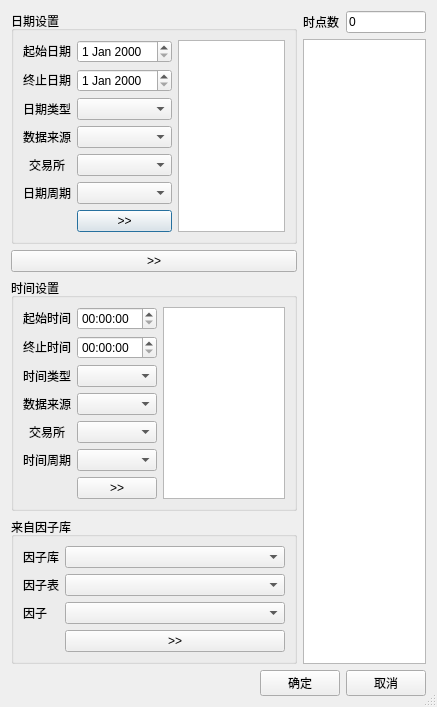
<?xml version="1.0" encoding="UTF-8"?>
<ui version="4.0">
 <class>Dialog</class>
 <widget class="QDialog" name="Dialog">
  <property name="geometry">
   <rect>
    <x>0</x>
    <y>0</y>
    <width>423</width>
    <height>643</height>
   </rect>
  </property>
  <property name="windowTitle">
   <string>Dialog</string>
  </property>
  <property name="sizeGripEnabled">
   <bool>true</bool>
  </property>
  <layout class="QGridLayout" name="gridLayout_8">
   <item row="0" column="0" rowspan="2" colspan="2">
    <widget class="QGroupBox" name="DateSetupGroupBox">
     <property name="title">
      <string>日期设置</string>
     </property>
     <layout class="QGridLayout" name="gridLayout_6">
      <item row="0" column="0">
       <widget class="QLabel" name="label_13">
        <property name="text">
         <string>&lt;html&gt;&lt;head/&gt;&lt;body&gt;&lt;p align=&quot;center&quot;&gt;起始日期&lt;/p&gt;&lt;/body&gt;&lt;/html&gt;</string>
        </property>
        <property name="buddy">
         <cstring>StartDateEdit</cstring>
        </property>
       </widget>
      </item>
      <item row="0" column="1">
       <widget class="QDateEdit" name="StartDateEdit"/>
      </item>
      <item row="0" column="2" rowspan="7">
       <widget class="QListWidget" name="DateListWidget"/>
      </item>
      <item row="1" column="0">
       <widget class="QLabel" name="label_15">
        <property name="text">
         <string>&lt;html&gt;&lt;head/&gt;&lt;body&gt;&lt;p align=&quot;center&quot;&gt;终止日期&lt;/p&gt;&lt;/body&gt;&lt;/html&gt;</string>
        </property>
        <property name="buddy">
         <cstring>EndDateEdit</cstring>
        </property>
       </widget>
      </item>
      <item row="1" column="1">
       <widget class="QDateEdit" name="EndDateEdit"/>
      </item>
      <item row="2" column="0">
       <widget class="QLabel" name="label_16">
        <property name="text">
         <string>&lt;html&gt;&lt;head/&gt;&lt;body&gt;&lt;p align=&quot;center&quot;&gt;日期类型&lt;/p&gt;&lt;/body&gt;&lt;/html&gt;</string>
        </property>
        <property name="buddy">
         <cstring>DateTypeComboBox</cstring>
        </property>
       </widget>
      </item>
      <item row="2" column="1">
       <widget class="QComboBox" name="DateTypeComboBox">
        <property name="focusPolicy">
         <enum>Qt::NoFocus</enum>
        </property>
       </widget>
      </item>
      <item row="3" column="0">
       <widget class="QLabel" name="label_18">
        <property name="text">
         <string>&lt;html&gt;&lt;head/&gt;&lt;body&gt;&lt;p align=&quot;center&quot;&gt;数据来源&lt;/p&gt;&lt;/body&gt;&lt;/html&gt;</string>
        </property>
        <property name="buddy">
         <cstring>DateTypeComboBox</cstring>
        </property>
       </widget>
      </item>
      <item row="3" column="1">
       <widget class="QComboBox" name="DateSouceComboBox">
        <property name="focusPolicy">
         <enum>Qt::NoFocus</enum>
        </property>
       </widget>
      </item>
      <item row="4" column="0">
       <widget class="QLabel" name="label_17">
        <property name="text">
         <string>&lt;html&gt;&lt;head/&gt;&lt;body&gt;&lt;p align=&quot;center&quot;&gt;交易所&lt;/p&gt;&lt;/body&gt;&lt;/html&gt;</string>
        </property>
        <property name="buddy">
         <cstring>DateTypeComboBox</cstring>
        </property>
       </widget>
      </item>
      <item row="4" column="1">
       <widget class="QComboBox" name="DateExchangeComboBox">
        <property name="focusPolicy">
         <enum>Qt::NoFocus</enum>
        </property>
       </widget>
      </item>
      <item row="5" column="0">
       <widget class="QLabel" name="label_14">
        <property name="text">
         <string>&lt;html&gt;&lt;head/&gt;&lt;body&gt;&lt;p align=&quot;center&quot;&gt;日期周期&lt;/p&gt;&lt;/body&gt;&lt;/html&gt;</string>
        </property>
        <property name="buddy">
         <cstring>DateTransformComboBox</cstring>
        </property>
       </widget>
      </item>
      <item row="5" column="1">
       <widget class="QComboBox" name="DatePeriodComboBox">
        <property name="focusPolicy">
         <enum>Qt::NoFocus</enum>
        </property>
       </widget>
      </item>
      <item row="6" column="1">
       <widget class="QPushButton" name="SelectDateButton">
        <property name="text">
         <string>&gt;&gt;</string>
        </property>
       </widget>
      </item>
     </layout>
    </widget>
   </item>
   <item row="4" column="0" colspan="2">
    <widget class="QGroupBox" name="FDBGroupBox">
     <property name="title">
      <string>来自因子库</string>
     </property>
     <layout class="QGridLayout" name="gridLayout_5">
      <item row="0" column="0">
       <widget class="QLabel" name="label_10">
        <property name="sizePolicy">
         <sizepolicy hsizetype="Fixed" vsizetype="Preferred">
          <horstretch>0</horstretch>
          <verstretch>0</verstretch>
         </sizepolicy>
        </property>
        <property name="text">
         <string>因子库</string>
        </property>
        <property name="alignment">
         <set>Qt::AlignCenter</set>
        </property>
       </widget>
      </item>
      <item row="0" column="1">
       <widget class="QComboBox" name="FDBComboBox"/>
      </item>
      <item row="1" column="0">
       <widget class="QLabel" name="label_11">
        <property name="sizePolicy">
         <sizepolicy hsizetype="Fixed" vsizetype="Preferred">
          <horstretch>0</horstretch>
          <verstretch>0</verstretch>
         </sizepolicy>
        </property>
        <property name="text">
         <string>因子表</string>
        </property>
        <property name="alignment">
         <set>Qt::AlignCenter</set>
        </property>
       </widget>
      </item>
      <item row="1" column="1">
       <widget class="QComboBox" name="FTComboBox"/>
      </item>
      <item row="2" column="0">
       <widget class="QLabel" name="label_12">
        <property name="sizePolicy">
         <sizepolicy hsizetype="Fixed" vsizetype="Preferred">
          <horstretch>0</horstretch>
          <verstretch>0</verstretch>
         </sizepolicy>
        </property>
        <property name="text">
         <string>因子</string>
        </property>
        <property name="alignment">
         <set>Qt::AlignCenter</set>
        </property>
       </widget>
      </item>
      <item row="2" column="1">
       <widget class="QComboBox" name="FComboBox"/>
      </item>
      <item row="3" column="1">
       <widget class="QPushButton" name="SelectFDateTimeButton">
        <property name="text">
         <string>&gt;&gt;</string>
        </property>
       </widget>
      </item>
     </layout>
    </widget>
   </item>
   <item row="3" column="0" colspan="2">
    <widget class="QGroupBox" name="TimeSetupGroupBox">
     <property name="title">
      <string>时间设置</string>
     </property>
     <layout class="QGridLayout" name="gridLayout_7">
      <item row="0" column="0">
       <widget class="QLabel" name="label_19">
        <property name="text">
         <string>&lt;html&gt;&lt;head/&gt;&lt;body&gt;&lt;p align=&quot;center&quot;&gt;起始时间&lt;/p&gt;&lt;/body&gt;&lt;/html&gt;</string>
        </property>
        <property name="buddy">
         <cstring>StartDateEdit</cstring>
        </property>
       </widget>
      </item>
      <item row="0" column="1">
       <widget class="QTimeEdit" name="StartTimeEdit"/>
      </item>
      <item row="0" column="2" rowspan="7">
       <widget class="QListWidget" name="TimeListWidget"/>
      </item>
      <item row="1" column="0">
       <widget class="QLabel" name="label_20">
        <property name="text">
         <string>&lt;html&gt;&lt;head/&gt;&lt;body&gt;&lt;p align=&quot;center&quot;&gt;终止时间&lt;/p&gt;&lt;/body&gt;&lt;/html&gt;</string>
        </property>
        <property name="buddy">
         <cstring>StartDateEdit</cstring>
        </property>
       </widget>
      </item>
      <item row="1" column="1">
       <widget class="QTimeEdit" name="EndTimeEdit"/>
      </item>
      <item row="2" column="0">
       <widget class="QLabel" name="label_21">
        <property name="text">
         <string>&lt;html&gt;&lt;head/&gt;&lt;body&gt;&lt;p align=&quot;center&quot;&gt;时间类型&lt;/p&gt;&lt;/body&gt;&lt;/html&gt;</string>
        </property>
        <property name="buddy">
         <cstring>DateTypeComboBox</cstring>
        </property>
       </widget>
      </item>
      <item row="2" column="1">
       <widget class="QComboBox" name="TimeTypeComboBox">
        <property name="focusPolicy">
         <enum>Qt::NoFocus</enum>
        </property>
       </widget>
      </item>
      <item row="3" column="0">
       <widget class="QLabel" name="label_22">
        <property name="text">
         <string>&lt;html&gt;&lt;head/&gt;&lt;body&gt;&lt;p align=&quot;center&quot;&gt;数据来源&lt;/p&gt;&lt;/body&gt;&lt;/html&gt;</string>
        </property>
        <property name="buddy">
         <cstring>DateTypeComboBox</cstring>
        </property>
       </widget>
      </item>
      <item row="3" column="1">
       <widget class="QComboBox" name="TimeSourceComboBox">
        <property name="focusPolicy">
         <enum>Qt::NoFocus</enum>
        </property>
       </widget>
      </item>
      <item row="4" column="0">
       <widget class="QLabel" name="label_23">
        <property name="text">
         <string>&lt;html&gt;&lt;head/&gt;&lt;body&gt;&lt;p align=&quot;center&quot;&gt;交易所&lt;/p&gt;&lt;/body&gt;&lt;/html&gt;</string>
        </property>
        <property name="buddy">
         <cstring>DateTypeComboBox</cstring>
        </property>
       </widget>
      </item>
      <item row="4" column="1">
       <widget class="QComboBox" name="TimeExchangeComboBox">
        <property name="focusPolicy">
         <enum>Qt::NoFocus</enum>
        </property>
       </widget>
      </item>
      <item row="5" column="0">
       <widget class="QLabel" name="label_24">
        <property name="text">
         <string>&lt;html&gt;&lt;head/&gt;&lt;body&gt;&lt;p align=&quot;center&quot;&gt;时间周期&lt;/p&gt;&lt;/body&gt;&lt;/html&gt;</string>
        </property>
        <property name="buddy">
         <cstring>DateTransformComboBox</cstring>
        </property>
       </widget>
      </item>
      <item row="5" column="1">
       <widget class="QComboBox" name="TimePeriodComboBox">
        <property name="focusPolicy">
         <enum>Qt::NoFocus</enum>
        </property>
       </widget>
      </item>
      <item row="6" column="1">
       <widget class="QPushButton" name="SelectTimeButton">
        <property name="text">
         <string>&gt;&gt;</string>
        </property>
       </widget>
      </item>
     </layout>
    </widget>
   </item>
   <item row="0" column="2">
    <widget class="QLabel" name="label_25">
     <property name="text">
      <string>时点数</string>
     </property>
    </widget>
   </item>
   <item row="1" column="2" rowspan="4" colspan="2">
    <widget class="QListWidget" name="DateTimeListWidget"/>
   </item>
   <item row="5" column="0">
    <spacer name="horizontalSpacer">
     <property name="orientation">
      <enum>Qt::Horizontal</enum>
     </property>
     <property name="sizeHint" stdset="0">
      <size>
       <width>240</width>
       <height>20</height>
      </size>
     </property>
    </spacer>
   </item>
   <item row="5" column="3">
    <widget class="QPushButton" name="RejectButton">
     <property name="focusPolicy">
      <enum>Qt::NoFocus</enum>
     </property>
     <property name="text">
      <string>取消</string>
     </property>
    </widget>
   </item>
   <item row="5" column="1" colspan="2">
    <widget class="QPushButton" name="AcceptButton">
     <property name="focusPolicy">
      <enum>Qt::NoFocus</enum>
     </property>
     <property name="text">
      <string>确定</string>
     </property>
    </widget>
   </item>
   <item row="2" column="0" colspan="2">
    <widget class="QPushButton" name="CombineButton">
     <property name="text">
      <string>&gt;&gt;</string>
     </property>
    </widget>
   </item>
   <item row="0" column="3">
    <widget class="QLineEdit" name="DateTimeNumEdit">
     <property name="text">
      <string>0</string>
     </property>
     <property name="readOnly">
      <bool>true</bool>
     </property>
    </widget>
   </item>
  </layout>
  <zorder>AcceptButton</zorder>
  <zorder>FDBGroupBox</zorder>
  <zorder>RejectButton</zorder>
  <zorder>DateSetupGroupBox</zorder>
  <zorder>TimeSetupGroupBox</zorder>
  <zorder>CombineButton</zorder>
  <zorder>DateTimeListWidget</zorder>
  <zorder>label_25</zorder>
  <zorder>DateTimeNumEdit</zorder>
  <zorder>horizontalSpacer</zorder>
 </widget>
 <resources/>
 <connections/>
</ui>
